Frame 1 (no input): blank canvas, image omitted
Frame 60 (no input): blank canvas, image omitted
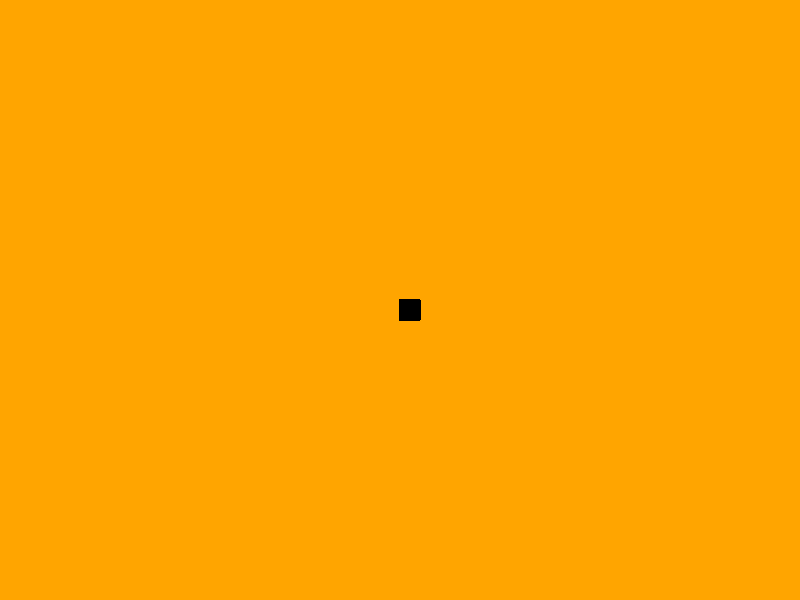
Frame 120 (the mouse pressed at the canvas centre since frame 60)

The p5.js sketch whose frames 1 and 60 were blank and that drew this single picture after the mouse press (run headless with seeded random() and noise() and a simulated clock; from frame 60 on, the mouse is pressed at the canvas centre):

// p5.js sketch
// ── sketch.js
function setup() {
    createCanvas(800, 600);
    background("orange")
  }
  
  function draw() {
  
  
    stroke("black")
    fill("#000000")
      if(mouseIsPressed){
        rect(mouseX, mouseY, 20, 20)
    }
    
  }
